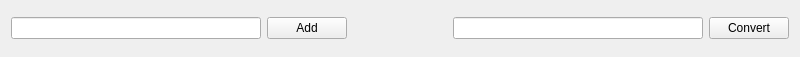
<?xml version="1.0" encoding="UTF-8"?>
<ui version="4.0">
 <class>ConvertLine</class>
 <widget class="QWidget" name="convert_line">
  <property name="geometry">
   <rect>
    <x>0</x>
    <y>0</y>
    <width>800</width>
    <height>57</height>
   </rect>
  </property>
  <property name="sizePolicy">
   <sizepolicy hsizetype="Preferred" vsizetype="Fixed">
    <horstretch>0</horstretch>
    <verstretch>0</verstretch>
   </sizepolicy>
  </property>
  <property name="minimumSize">
   <size>
    <width>800</width>
    <height>50</height>
   </size>
  </property>
  <property name="windowTitle">
   <string>Form</string>
  </property>
  <layout class="QHBoxLayout" name="horizontalLayout_3">
   <item>
    <layout class="QHBoxLayout" name="left_column">
     <item>
      <widget class="QLineEdit" name="name_input">
       <property name="enabled">
        <bool>true</bool>
       </property>
      </widget>
     </item>
     <item>
      <widget class="QPushButton" name="add_button">
       <property name="text">
        <string>Add</string>
       </property>
      </widget>
     </item>
    </layout>
   </item>
   <item>
    <spacer name="horizontalSpacer">
     <property name="orientation">
      <enum>Qt::Horizontal</enum>
     </property>
     <property name="sizeType">
      <enum>QSizePolicy::Preferred</enum>
     </property>
     <property name="sizeHint" stdset="0">
      <size>
       <width>100</width>
       <height>20</height>
      </size>
     </property>
    </spacer>
   </item>
   <item>
    <layout class="QHBoxLayout" name="right_column">
     <item>
      <widget class="QLineEdit" name="name_output">
       <property name="enabled">
        <bool>true</bool>
       </property>
      </widget>
     </item>
     <item>
      <widget class="QPushButton" name="convert_button">
       <property name="text">
        <string>Convert</string>
       </property>
      </widget>
     </item>
    </layout>
   </item>
  </layout>
 </widget>
 <resources/>
 <connections/>
</ui>
